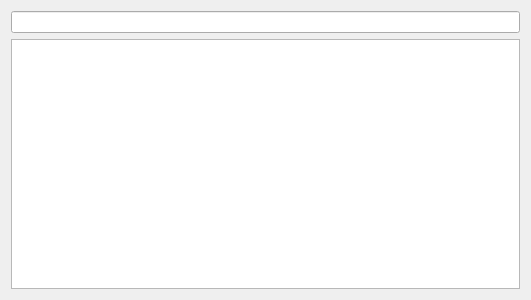
<?xml version="1.0" encoding="UTF-8"?>
<!--
  Copyright 2014 Cory Perry
  This file is part of QSftpFileEngine.

  QSftpFileEngine is free software: you can redistribute it and/or modify
  it under the terms of the GNU Lesser General Public License as published by
  the Free Software Foundation, either version 3 of the License, or
  (at your option) any later version.

  QSftpFileEngine is distributed in the hope that it will be useful,
  but WITHOUT ANY WARRANTY; without even the implied warranty of
  MERCHANTABILITY or FITNESS FOR A PARTICULAR PURPOSE.  See the
  GNU Lesser General Public License for more details.

  You should have received a copy of the GNU Lesser General Public License
  along with QSftpFileEngine.  If not, see <http://www.gnu.org/licenses/>.
-->
<ui version="4.0">
 <class>FileBrowser</class>
 <widget class="QWidget" name="FileBrowser">
  <property name="geometry">
   <rect>
    <x>0</x>
    <y>0</y>
    <width>531</width>
    <height>300</height>
   </rect>
  </property>
  <property name="windowTitle">
   <string>Browser</string>
  </property>
  <layout class="QVBoxLayout" name="verticalLayout">
   <item>
    <widget class="QLineEdit" name="lineEdit"/>
   </item>
   <item>
    <widget class="QTreeView" name="treeView">
     <property name="sortingEnabled">
      <bool>true</bool>
     </property>
    </widget>
   </item>
  </layout>
 </widget>
 <resources/>
 <connections/>
</ui>
